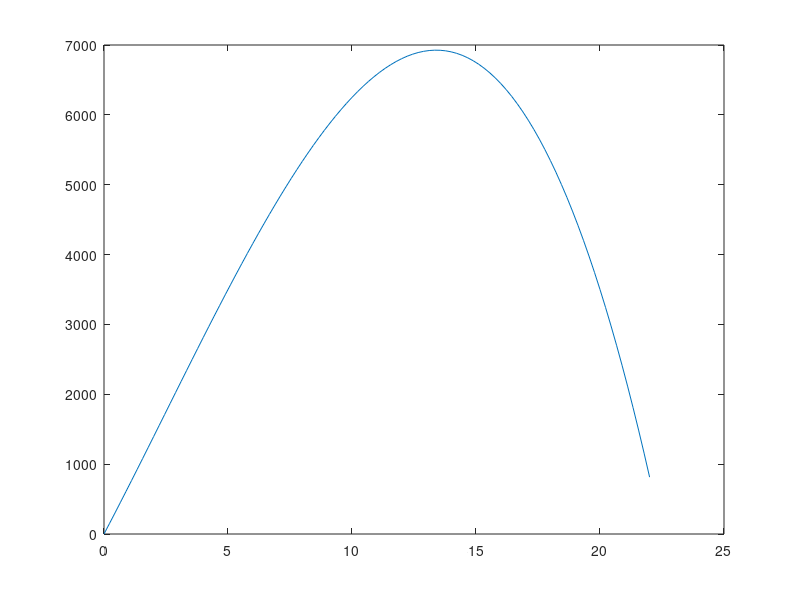

MATLAB code to generate this figure:
% Kaan Işıldak / no:090160360

% Question 1)

% a)
K=[1 0];
L=[1 15];
M=[-2 45];
V=conv(K,conv(L,M));

% x*(x+15)*(45-2*x)= -2*x^3+15*x^2+675*x=f(x)=Volume
x=linspace(0,22,100);
y=polyval(V,x);

% b)
plot(x,y)

% c)
der=polyder(V);
max=roots(der); % x can not be -8 so it must be x=13.3972
maximum_volume=polyval(V,max(1));
fprintf("The maximum volume is %g",maximum_volume); % Maximum volume is 6926.19


